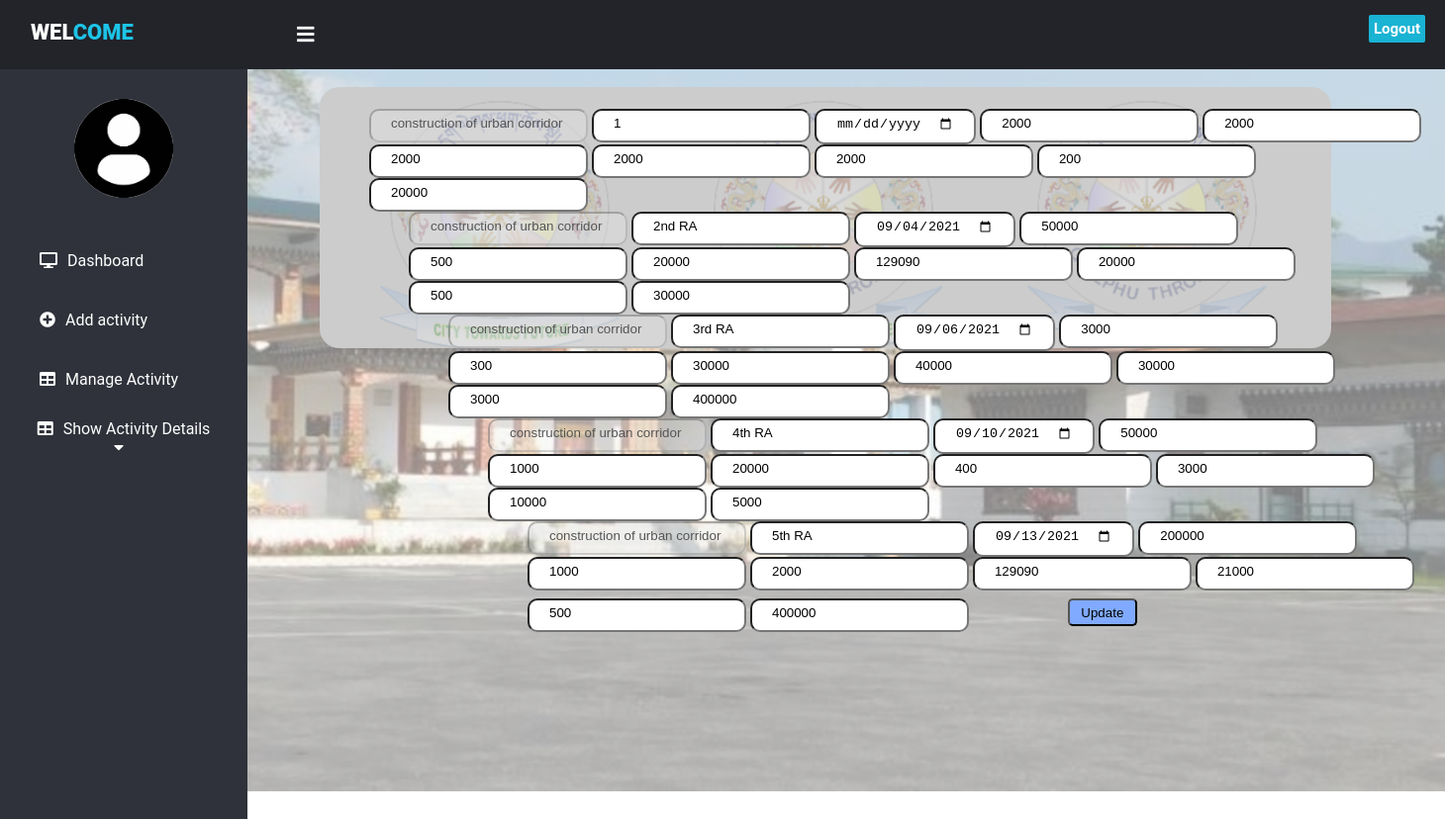
Page /edit_runningbill.php?id=30 on the committed database.
### tables this page shows
CREATE TABLE `running_bill` (
  `id` int(11) NOT NULL,
  `running_bill` varchar(100) NOT NULL,
  `date` date NOT NULL,
  `amount` int(11) NOT NULL,
  `tds` int(11) NOT NULL,
  `retention_money` int(11) NOT NULL,
  `mobilization_advance` int(11) NOT NULL,
  `material_advance` int(11) NOT NULL,
  `liquidity_damage` int(11) NOT NULL,
  `Net_payable` int(11) NOT NULL,
  `user_id` int(11) NOT NULL,
  `contract_details_id` int(11) NOT NULL
);

CREATE TABLE `activity` (
  `id` int(11) NOT NULL,
  `activity_name` varchar(100) NOT NULL,
  `FY` int(11) NOT NULL,
  `approved_budget` int(11) NOT NULL,
  `technical_sanction` varchar(1000) NOT NULL,
  `adms_fs` varchar(1000) NOT NULL,
  `nit` varchar(1000) NOT NULL,
  `created_date` timestamp NOT NULL DEFAULT CURRENT_TIMESTAMP ON UPDATE CURRENT_TIMESTAMP,
  `user_id` int(11) NOT NULL,
  `mode_of_execution` varchar(100) NOT NULL
);

### edit_runningbill.php (the view, shortened to what this page needs)
<!DOCTYPE html>
<html>
<head>
<link href="https://cdnjs.cloudflare.com/ajax/libs/font-awesome/5.13.0/css/all.min.css" rel="stylesheet">
<link rel="stylesheet" href="css/style.css">
</head>
<body>
<header>
	<label for="check">
	<i class="fas fa-bars" id="sidebar_btn"></i>
	</label>
	<div class="left_area">
	<h3>&nbsp;&nbsp;Wel<span>come</span></h3>
	</div>
	<div class="right_area">
	<a href="login.php" class="logout_btn">Logout</a>
</header>
	<div class="sidebar">
	<center>
	<img src="images/profile.jpg" class="profile_image" alt="">
	</center>
	<a href="index.php"><i class="fas fa-desktop"></i><span>Dashboard</span></a>
	<a href="add_activity.php"><i class="fa fa-plus-circle"></i><span>Add activity</span></a>
    <a href="manage_activity.php"><i class="fas fa-table"></i><span>Manage Activity</span></a>
	<div class="navbar">
	<div class="dropdown">
	<button class="dropbtn"><i class="fas fa-table"></i><span>Show Activity Details</span>
	<i class="fa fa-caret-down"></i>
	</button>
	</div>
	</div></div>
	<div class="content">
	<div class="input-field">
	<div class="display5" style="border:2px none;
	background-color:#ccc;
	border-radius:20px;
    width:70%;
	height:22%;
	margin-left:5%;
	margin-top:6%;
	position:fixed;">
		<form method="post" action="" style="position:fixed;margin-top:6px;margin-left:10px;border-radius:5px;">
			<?php
			include('connection.php');
			$ad_id=$_GET['id'];
			$query = mysqli_query($db,"SELECT running_bill.*,activity.activity_name,contract_details.id FROM running_bill,activity,contract_details where activity.id=contract_details.activity_id and running_bill.contract_details_id=contract_details.id and contract_details.activity_id='$ad_id'");
			if($query-> num_rows > 0){
				while ($row = $query->fetch_assoc()){
					?>
		<ul>
			<li><input type="text" name="activity_name"  class="form-control1" value="<?php echo ($row["activity_name"]);?>" required disabled></li>
			<li><input type="text" name="running_bill"  class="form-control1" value="<?php echo ($row["running_bill"]);?>" required></li>
			<li><input type="date" name="date"  class="form-control1" value="<?php echo ($row["date"]);?>" required></li>
			<li><input type="text" name="amount"  class="form-control1" value="<?php echo ($row["amount"]);?>"  required></li>
			<li><input type="text" name="tds"   class="form-control1" value="<?php echo ($row["tds"]);?>" required></li>
			<li><input type="text" name="retention_money" class="form-control1"  value="<?php echo ($row["retention_money"]);?>"  required></li>
			<li><input type="text" name="mobilization_advance"  class="form-control1" value="<?php echo ($row["mobilization_advance"]);?>" required></li>
			<li><input type="text" name="material_advance"  class="form-control1" value="<?php echo ($row["material_advance"]);?>" required></li>
			<li><input type="text" name="ld"  class="form-control1"  value="<?php echo ($row["liquidity_damage"]);?>" required></li>
			<li><input type="text" name="net_payable" class="form-control1"  value="<?php echo ($row["Net_payable"]);?>" required></li>
			<?php }}?>
			<li><input type="submit" name="add"  value="Update" class="form-control" style="background-color:#80aaff;border-radius:5px;width:70px;height:28px;margin-left:80px;margin-top:8px;"></li>
			</ul>
		</form>
	</div></div>
</body>
</html>

### css/style.css (style rules this page uses)
header { position:fixed; background: #22242A; padding: 20px; width: 100%; height:30px; }
.left_area h3 { color:#fff; margin:0; text-transform:uppercase; font-size:22px; font-weight:900; }
.left_area span { color:#1DC4E7; }
.logout_btn { padding:5px; background:#19B3D3; text-decoration:none; float:right; margin-top:-30px; margin-right:40px; border-radius:2px; font-size:15px; font-weight:600; color:#fff; transition:0.5s; transition-property:background; }
.sidebar { background:#2F323A; margin-top:70px; padding-top:30px; position:absolute; left:0; width:250px; height:100%; transition:0.5s; transition-property:left; }
.sidebar .profile_image { width:100px; height:100px; border-radius:100px; margin-bottom:10px; }
.sidebar a { color:#fff; display:block; width:100%; line-height:60px; text-decoration:none; padding-left:40px; box-sizing:border-box; transition:0.5s; transition-property:background; }
.sidebar i { padding-right:10px; }
label #sidebar_btn { z-index:1; color:#fff; position:fixed; cursor:pointer; left:300px; font-size:20px; margin:5px 0; transition:0.5s; transition-property:color; }
.content { margin-left:250px; background:url('../images/gelephu1.png'); background-position:right; background-size:cover; height: 100vh; width: 100%; transition:0.5s; }
.form-control1 { border-radius:10px; padding:5px 20px 10px; }
label { font-family:Serif; font-weight: bold; font-size: 20px; }
.navbar { overflow: hidden; background-color: #2F323A; padding-right:11px; }
.dropdown { float: left; overflow: hidden; }
.dropdown .dropbtn { font-size: 16px; border: none; outline: none; color: white; padding: 10px 30px; background-color: inherit; font-family: inherit; margin: 0; width:250px; }
.display5 { border:2px none; background-image:url('../images/logo1.png'); border-radius:20px; background-color:#fff; width:70%; height:40%; margin-left:5%; margin-top:7%; position:fixed; background-position:center; }

### edit_runningbill.php (style rules this page uses)
body { margin:0; padding:0; font-family:"Roboto", sans-serif; }
form ul { list-style-type: none; }
form ul li { display: inline-block; }

### rows in the picture
running_bill: activity_name "construction of urban corridor", running_bill "1", amount "2000", tds "2000", retention_money "2000", mobilization_advance "2000", material_advance "2000", ld "200", net_payable "20000"
running_bill: activity_name "construction of urban corridor", running_bill "2nd RA", date "09/04/2021", amount "50000", tds "500", retention_money "20000", mobilization_advance "129090", material_advance "20000", ld "500", net_payable "30000"
running_bill: activity_name "construction of urban corridor", running_bill "3rd RA", date "09/06/2021", amount "3000", tds "300", retention_money "30000", mobilization_advance "40000", material_advance "30000", ld "3000", net_payable "400000"
running_bill: activity_name "construction of urban corridor", running_bill "4th RA", date "09/10/2021", amount "50000", tds "1000", retention_money "20000", mobilization_advance "400", material_advance "3000", ld "10000", net_payable "5000"
running_bill: activity_name "construction of urban corridor", running_bill "5th RA", date "09/13/2021", amount "200000", tds "1000", retention_money "2000", mobilization_advance "129090", material_advance "21000", ld "500", net_payable "400000"
